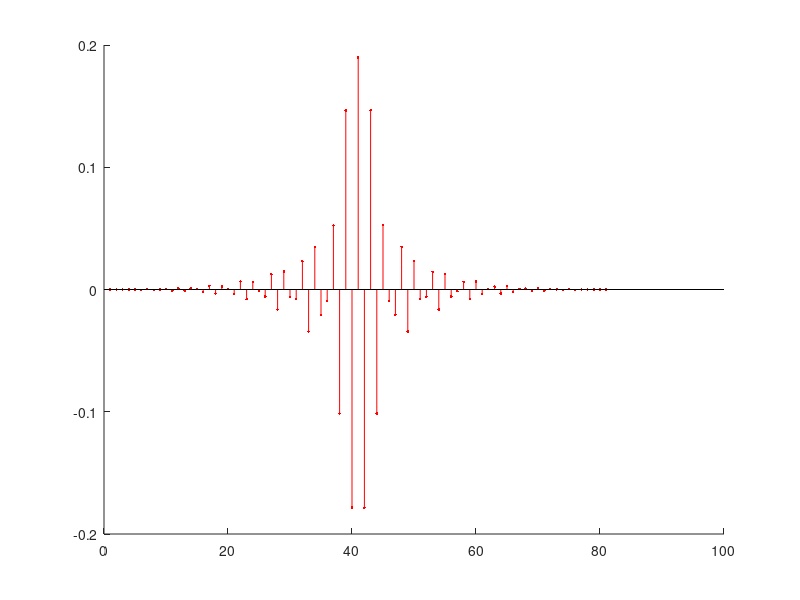
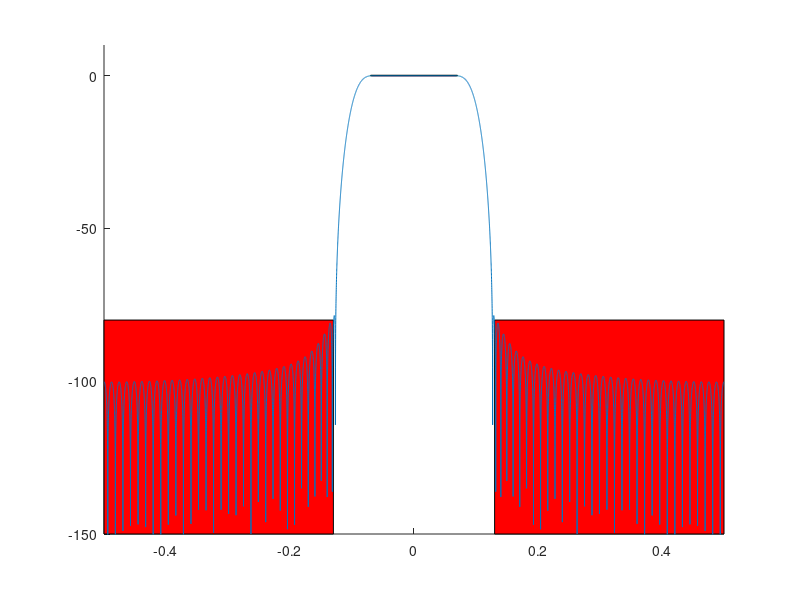

Write the MATLAB code that produced these figures, in order.
%%FIR_FILTER_DESIGN Generates the FIR filter coefficients, or impulse
% response, to meet given design specifications
%
% Author: ECE486 Spring 2015 Lab Group 2
% Author: Jacob Allenwood, Travis Russell, Jeremiah Simonsen

%%
N = 16*1024;
Fs = 48e3;
M = 81;
% f = (0:N-1)/N;
% f(N/2+2:end) = f(N/2+2:end)-1;
f = linspace(-0.5,0.5,N);
F = f*Fs;
Hr = (abs(f)<.095);
hr = ifft(Hr);
% figure(1); clf;
% stem(0:N-1,hr,'.');
Hd = Hr.*exp(-1i*2*pi*f*(M-1)/2);
hd = real(ifft(Hd));
h = hd(1:M).*kaiser(M,7.8573)';
hold on;
stem(1:M,h,'r.');
figure(2); clf; hold on;
patch([-.07 -.07 .07 .07],[-.1 .1 .1 -.1],'g');
patch([-.5 -.5 -.13 -.13],[-150 -80 -80 -150],'r');
patch([.5 .5 .13 .13],[-150 -80 -80 -150],'r');
plot(f,20*log10(abs(fft(h,N))));
axis([-.5 .5 -150 10]);